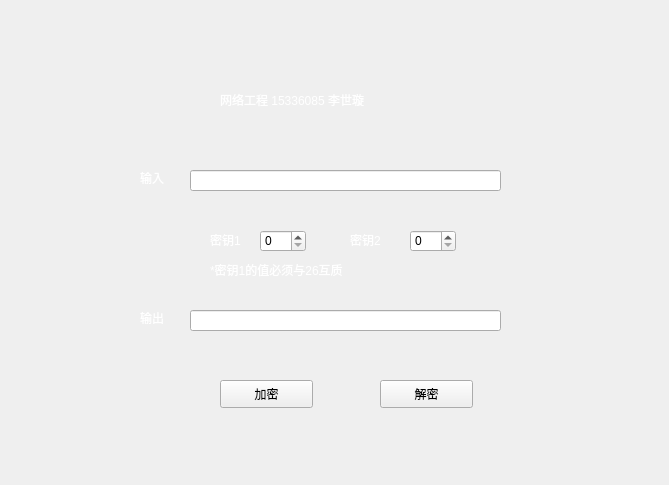
<?xml version="1.0" encoding="UTF-8"?>
<ui version="4.0">
 <class>MainWindow</class>
 <widget class="QMainWindow" name="MainWindow">
  <property name="geometry">
   <rect>
    <x>0</x>
    <y>0</y>
    <width>669</width>
    <height>485</height>
   </rect>
  </property>
  <property name="windowTitle">
   <string>Affine Cipher</string>
  </property>
  <property name="windowIcon">
   <iconset resource="pic.qrc">
    <normaloff>:/加密.png</normaloff>:/加密.png</iconset>
  </property>
  <property name="styleSheet">
   <string notr="true">background-image: url(:/66.png);</string>
  </property>
  <widget class="QWidget" name="centralWidget">
   <widget class="QLineEdit" name="input">
    <property name="geometry">
     <rect>
      <x>190</x>
      <y>170</y>
      <width>311</width>
      <height>21</height>
     </rect>
    </property>
    <property name="styleSheet">
     <string notr="true">background-image: url(:/back.png);</string>
    </property>
   </widget>
   <widget class="QSpinBox" name="key1">
    <property name="geometry">
     <rect>
      <x>260</x>
      <y>230</y>
      <width>46</width>
      <height>22</height>
     </rect>
    </property>
   </widget>
   <widget class="QLabel" name="label">
    <property name="geometry">
     <rect>
      <x>140</x>
      <y>170</y>
      <width>41</width>
      <height>16</height>
     </rect>
    </property>
    <property name="styleSheet">
     <string notr="true">background: transparent;
font: 10pt &quot;黑体&quot;;
color: rgb(255, 255, 255);</string>
    </property>
    <property name="text">
     <string>输入</string>
    </property>
   </widget>
   <widget class="QLabel" name="label_2">
    <property name="geometry">
     <rect>
      <x>150</x>
      <y>-10</y>
      <width>681</width>
      <height>91</height>
     </rect>
    </property>
    <property name="styleSheet">
     <string notr="true">background: transparent;
font: 10pt &quot;等线&quot;;
color: rgb(255, 255, 255);
background-image: url(:/150811303640115.png);</string>
    </property>
    <property name="text">
     <string/>
    </property>
   </widget>
   <widget class="QLabel" name="label_3">
    <property name="geometry">
     <rect>
      <x>140</x>
      <y>310</y>
      <width>41</width>
      <height>16</height>
     </rect>
    </property>
    <property name="styleSheet">
     <string notr="true">background: transparent;
font: 10pt &quot;黑体&quot;;
color: rgb(255, 255, 255);</string>
    </property>
    <property name="text">
     <string>输出</string>
    </property>
   </widget>
   <widget class="QSpinBox" name="key2">
    <property name="geometry">
     <rect>
      <x>410</x>
      <y>230</y>
      <width>46</width>
      <height>22</height>
     </rect>
    </property>
   </widget>
   <widget class="QLineEdit" name="output">
    <property name="geometry">
     <rect>
      <x>190</x>
      <y>310</y>
      <width>311</width>
      <height>21</height>
     </rect>
    </property>
    <property name="styleSheet">
     <string notr="true">background-image: url(:/back.png);</string>
    </property>
   </widget>
   <widget class="QLabel" name="label_4">
    <property name="geometry">
     <rect>
      <x>210</x>
      <y>230</y>
      <width>41</width>
      <height>20</height>
     </rect>
    </property>
    <property name="styleSheet">
     <string notr="true">background: transparent;
font: 10pt &quot;黑体&quot;;
color: rgb(255, 255, 255);</string>
    </property>
    <property name="text">
     <string>密钥1</string>
    </property>
   </widget>
   <widget class="QLabel" name="label_5">
    <property name="geometry">
     <rect>
      <x>350</x>
      <y>230</y>
      <width>51</width>
      <height>20</height>
     </rect>
    </property>
    <property name="styleSheet">
     <string notr="true">background: transparent;
font: 10pt &quot;黑体&quot;;
color: rgb(255, 255, 255);</string>
    </property>
    <property name="text">
     <string>密钥2</string>
    </property>
   </widget>
   <widget class="QLabel" name="label_6">
    <property name="geometry">
     <rect>
      <x>220</x>
      <y>90</y>
      <width>231</width>
      <height>20</height>
     </rect>
    </property>
    <property name="styleSheet">
     <string notr="true">background: transparent;
font: 10pt &quot;黑体&quot;;
color: rgb(255, 255, 255);</string>
    </property>
    <property name="text">
     <string>网络工程 15336085 李世璇</string>
    </property>
   </widget>
   <widget class="QPushButton" name="Encode">
    <property name="geometry">
     <rect>
      <x>220</x>
      <y>380</y>
      <width>93</width>
      <height>28</height>
     </rect>
    </property>
    <property name="styleSheet">
     <string notr="true">background-image: url(:/back.png);
font: 9pt &quot;等线&quot;;</string>
    </property>
    <property name="text">
     <string>加密</string>
    </property>
   </widget>
   <widget class="QPushButton" name="Decode">
    <property name="geometry">
     <rect>
      <x>380</x>
      <y>380</y>
      <width>93</width>
      <height>28</height>
     </rect>
    </property>
    <property name="styleSheet">
     <string notr="true">background-image: url(:/back.png);
font: 9pt &quot;等线&quot;;</string>
    </property>
    <property name="text">
     <string>解密</string>
    </property>
   </widget>
   <widget class="QLabel" name="label_7">
    <property name="geometry">
     <rect>
      <x>210</x>
      <y>260</y>
      <width>221</width>
      <height>20</height>
     </rect>
    </property>
    <property name="styleSheet">
     <string notr="true">background: transparent;
font: 9pt &quot;黑体&quot;;
color: rgb(255, 255, 255);</string>
    </property>
    <property name="text">
     <string>*密钥1的值必须与26互质</string>
    </property>
   </widget>
   <widget class="QLabel" name="label_8">
    <property name="geometry">
     <rect>
      <x>140</x>
      <y>400</y>
      <width>41</width>
      <height>16</height>
     </rect>
    </property>
    <property name="styleSheet">
     <string notr="true">background: transparent;
font: 10pt &quot;黑体&quot;;
color: rgb(255, 255, 255);</string>
    </property>
    <property name="text">
     <string/>
    </property>
   </widget>
   <widget class="QLabel" name="label_9">
    <property name="geometry">
     <rect>
      <x>180</x>
      <y>380</y>
      <width>31</width>
      <height>31</height>
     </rect>
    </property>
    <property name="styleSheet">
     <string notr="true">background: transparent;
image: url(:/加密30.png);
font: 10pt &quot;黑体&quot;;
color: rgb(255, 255, 255);</string>
    </property>
    <property name="text">
     <string/>
    </property>
   </widget>
   <widget class="QLabel" name="label_10">
    <property name="geometry">
     <rect>
      <x>340</x>
      <y>380</y>
      <width>31</width>
      <height>31</height>
     </rect>
    </property>
    <property name="styleSheet">
     <string notr="true">background: transparent;
image: url(:/解密30.png);

font: 10pt &quot;黑体&quot;;
color: rgb(255, 255, 255);</string>
    </property>
    <property name="text">
     <string/>
    </property>
   </widget>
  </widget>
 </widget>
 <layoutdefault spacing="6" margin="11"/>
 <resources>
  <include location="pic.qrc"/>
 </resources>
 <connections/>
</ui>
